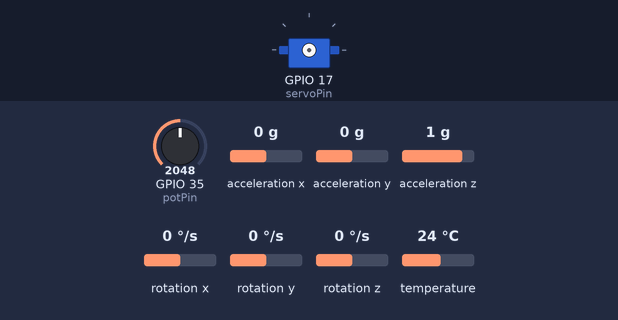
This sketch was run on a simulated ESP32. Parts: servo. Inputs (shaded band) come from the test bench; at power-on: GPIO 35 (potPin) = 2048, acceleration x 0 g, acceleration y 0 g, acceleration z 1 g, rotation x 0 °/s, rotation y 0 °/s, rotation z 0 °/s, temperature 24 °C (analog values on the 0–4095 scale). Servo pulses on a pin are drawn as a servo (544–2400 µs = 0–180°); what the sketch prints to the serial monitor is not drawn.

Above: at 0.0 s.
At 15.2 s:
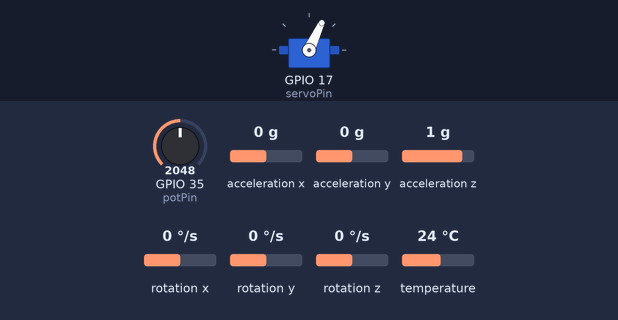
At 16.8 s:
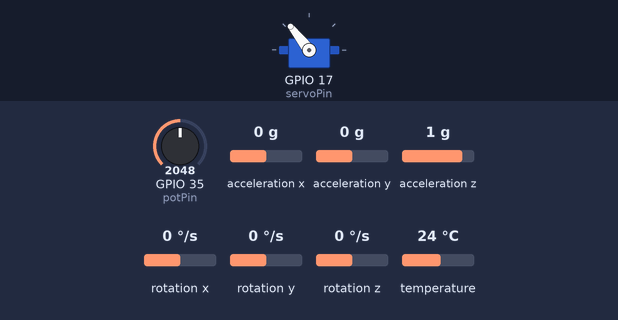
Timing chart, 0 to 19.8 s (numbered marks = the images above):
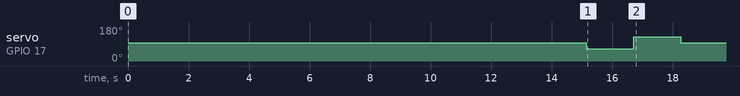

The sketch:

control_moderno.ino
```cpp
// control observador

//-------------------------Librerias---------------------------------
#include <Adafruit_MPU6050.h>
#include <Adafruit_Sensor.h>
#include <Wire.h>
#include "driver/mcpwm.h"

//-------------------------Variables---------------------------------
//Pines
const int servoPin = 17;
const int potPin = 35;

//Variables Pote
int potMin = 4095;
int potMax = 0;

//Variables Servo
const int minPulseUs = 500;   // 0.5 ms
const int maxPulseUs = 2450;  // 2.45 ms

const int servo_freq = 50; //El servo MG996R usa pwm de 50Hz
const int angleMin = 60;
const int angleMax = 120;

//Variables IMU
Adafruit_MPU6050 mpu;
float anguloRotAnt = 0;
float alpha = 0.02;

const int periodoMuestreo = 20;   //cada cuanto tiempo se toman muestras en milisegundos
unsigned long tiempoMuestra = 0;

const float angServoEq = 90;

float theta0 = 0;
float gyroX_offset = 0;

//Variables Control
float theta = 0  ;          //theta actual
float u = 0;                //u actual
float u_1=0;                //u-1 anterior
float u_print=0;            //para enviar a imprimir
float theta_e  = 0;         //theta estimada

const int zona_muerta = 4.2;

const unsigned long periodoMuestreo_us = 20000;
unsigned long tiempoMuestra_us = 2;

//Observador
float xe[4] = {0  , 0 , 0  , 0};      // vector de estados estimados Xe
float xe_1[4] = {0  , 0 , 0  , 0};    // vector de estados estimados Xe-1 anterior

float A_fila1[4] = {-1.394192024, -1.538948837, -26.62570789, 5.371708153};
float A_fila2[4] = {0.4787932776, 0.4599361115, 9.286705209, -1.361683934};
float A_fila3[4] = {0.05836927409, -0.004225844645, 1.817082701, 0.8339982901};
float A_fila4[4] = {-0.02566502655, 0.001858107998, -0.4068710149, 1.045291113};

float B_fila1[2] = {0, -126.7376687};
float B_fila2[2] = {0, 32.12695893};
float B_fila3[2] = {0, 3.916569758};
float B_fila4[2] = {0.125, -1.722119529};

float Cd[4] = {-0.03013174712, -0.09990423655, 0.04238446398, 0};
float K[4]  = {-2.086974155e-09, -0.001195349636, 0.02202631879, 1.468740554};

float const const_u = 1;

//--------------------------------------------------------------------

void setup() {

  Serial.begin(115200);
  delay(500);

  //--------------------Configuracion del Pote-------------------------------------
  pinMode(potPin, INPUT);
  analogReadResolution(12);

  //--------------------Configuracion del Servo-------------------------------------
  mcpwm_gpio_init(MCPWM_UNIT_0, MCPWM0A, servoPin);
  mcpwm_config_t pwm_config;
  pwm_config.frequency = servo_freq;
  pwm_config.cmpr_a = 0;
  pwm_config.cmpr_b = 0;
  pwm_config.counter_mode = MCPWM_UP_COUNTER;
  pwm_config.duty_mode = MCPWM_DUTY_MODE_0;
  mcpwm_init(MCPWM_UNIT_0, MCPWM_TIMER_0, &pwm_config);

  //------------------------Inicializacion de la IMU--------------------------------
  // Try to initialize!
  if (!mpu.begin()) {
    Serial.println("Failed to find MPU6050 chip");
    while (1) {
      delay(100);
    }
  }
  Wire.setClock(400000);
  Serial.println("MPU6050 Found!");
  // set accelerometer range to +-8G
  mpu.setAccelerometerRange(MPU6050_RANGE_8_G);
  // set gyro range to +- 500 deg/s
  mpu.setGyroRange(MPU6050_RANGE_500_DEG);
  // set filter bandwidth to 5-10-21-44-94-184-260 Hz
  mpu.setFilterBandwidth(MPU6050_BAND_44_HZ);
  delay(50);

  //-------------------------Calibracion---------------------------------
  calibrar();
  delay(1000);
  //tiempoMuestra = millis();
  tiempoMuestra_us = micros();
}

void loop() {
  sensors_event_t a, g, temp;
  unsigned long tiempoActual_us = micros();
  //unsigned long tiempoActual = millis();

  //if((tiempoActual - tiempoMuestra >= periodoMuestreo))
  if (tiempoActual_us - tiempoMuestra_us >= periodoMuestreo_us)
  {
    float dt = (tiempoActual_us - tiempoMuestra_us) / 1000000.0f;
    tiempoMuestra_us += periodoMuestreo_us;

    //Mido el pote
    unsigned long a0 = micros();
    int potValor = analogRead(potPin);
    float phi = map(potValor, potMin, potMax, angleMin, angleMax);

    //Mido IMU
    mpu.getEvent(&a, &g, &temp);

    float gyrox = g.gyro.x - gyroX_offset;
    //float dt = (tiempoActual - tiempoMuestra) / 1000.0f;
    float anguloRotG = anguloRotAnt + gyrox*dt;
    float anguloRotA = atan2(a.acceleration.y,a.acceleration.z);
    float anguloRot = (1-alpha)*anguloRotG + alpha*anguloRotA;

    anguloRotAnt = anguloRot;
    theta = (anguloRot*RAD_TO_DEG-theta0);  // theta0 el error sistematico de la IMU

    //Control
    control_moderno(theta, &theta_e, &u_1,&u_print);

    //Imprimir datos
    Serial.print(theta, 3);
    Serial.print("\t");
    Serial.print(theta_e, 3);
    Serial.print("\t");
    Serial.println(u_print, 3);

    //tiempoMuestra = tiempoActual;
    //tiempoMuestra_us = tiempoActual_us;
  }
}

//-------------------Funciones Control-------------------------------

void control_moderno(float theta,  float* theta_e, float* u_1, float* u_print)
{
  xe[0]= (A_fila1[0]*xe_1[0]+ A_fila1[1]*xe_1[1]+A_fila1[2]*xe_1[2]+A_fila1[3]*xe_1[3]) + B_fila1[0]* (*u_1) + B_fila1[1]*theta;
  xe[1]= (A_fila2[0]*xe_1[0]+ A_fila2[1]*xe_1[1]+A_fila2[2]*xe_1[2]+A_fila2[3]*xe_1[3]) + B_fila2[0]* (*u_1) + B_fila2[1]*theta;
  xe[2]= (A_fila3[0]*xe_1[0]+ A_fila3[1]*xe_1[1]+A_fila3[2]*xe_1[2]+A_fila3[3]*xe_1[3]) + B_fila3[0]* (*u_1) + B_fila3[1]*theta;
  xe[3]= (A_fila4[0]*xe_1[0]+ A_fila4[1]*xe_1[1]+A_fila4[2]*xe_1[2]+A_fila4[3]*xe_1[3]) + B_fila4[0]* (*u_1) + B_fila4[1]*theta;

  float u = -const_u*(K[0]*xe[0]+K[1]*xe[1]+K[2]*xe[2]+K[3]*xe[3]);
  float theta_est = Cd[0]*xe[0]+Cd[1]*xe[1]+Cd[2]*xe[2]+Cd[3]*xe[3];

  xe_1[0]= xe[0];
  xe_1[1]= xe[1];
  xe_1[2]= xe[2];
  xe_1[3]= xe[3];

  // Resto la zona muerta cuando se sale
  float u_zm;
  if (u > zona_muerta) {
    u_zm = u - zona_muerta;
  }
  else if (u < -zona_muerta){
    u_zm = u + zona_muerta;
  }
  else{
    u_zm = 0;
  }

  float u_sat = constrain(u_zm, angleMin - angServoEq, angleMax - angServoEq);

  *u_1 = u_sat;
  *u_print = u_sat;
  *theta_e = theta_est;

  moverServo(u_sat + angServoEq);
}


//-------------------Funcion Calibracion-----------------------------
void calibrarIMU() {
  Serial.println("Calibrando IMU...");
  delay(500);

  float sumatoriaAngulos = 0;
  float sumatoriaGyro = 0;
  int muestras = 500;
  sensors_event_t a, g, temp;

  for (int i = 0; i < muestras; i++) {
    mpu.getEvent(&a, &g, &temp);
    //Calibrar angulo en equilibrio
    float anguloRotA = atan2(a.acceleration.y, a.acceleration.z); //Solo el acelerometro pq ta quieto
    sumatoriaAngulos += (anguloRotA * 180.0 / PI);
    //Calibrar offset del giroscopio
    sumatoriaGyro += g.gyro.x;
    delay(20);
  }

  theta0 = sumatoriaAngulos / muestras; //promedio
  gyroX_offset = sumatoriaGyro / muestras;

  anguloRotAnt = theta0 * PI / 180.0;

  Serial.print("Calibracion exitosa, Nuevo theta0: ");
  Serial.print(theta0);
  Serial.print("\t Offset Gyro: ");
  Serial.println(gyroX_offset);
}

void calibrar() {
  calibrarIMU();

  moverServo(angServoEq);
  delay(3000);

  Serial.println("Valores antes de Calibrar");
  Serial.println(potMin);
  Serial.println(potMax);

  long suma = 0;
  int muestras = 500;

  moverServo(angleMin);
  delay(1000);

  for (int i = 0; i < muestras; i++) {
    suma += analogRead(potPin);
    delay(1);
  }
  int potValor = suma/muestras;

  potMax = max(potMax, potValor);
  potMin = min(potMin, potValor);

  moverServo(angleMax);
  delay(1000);

  suma = 0;
  for (int i = 0; i < muestras; i++) {
    suma += analogRead(potPin);
    delay(1);
  }
  potValor = suma/muestras;

  potMax = max(potMax, potValor);
  potMin = min(potMin, potValor);

  Serial.println("Valores despues de Calibrar");
  Serial.println(potMin);
  Serial.println(potMax);

  moverServo(angServoEq);
  delay(2000);
}

//----------------Funciones para movimiento del Servo----------------
void moverServo(float theta) {
  theta = constrain(theta, angleMin, angleMax);
  float ang = theta + 6.0f;
  uint32_t pulso_us = (uint32_t)(minPulseUs + (ang / 180.0f) * (maxPulseUs - minPulseUs));

  mcpwm_set_duty_in_us(MCPWM_UNIT_0, MCPWM_TIMER_0, MCPWM_OPR_A, pulso_us);
}

//-----------------------Envio de datos a MATLAB-------------------------
void matlab_send(float dato1, float dato2, float dato3){
  //Serial.write("abcd");
  Serial.write(97);
  Serial.write(98);
  Serial.write(99);
  Serial.write(100);

  byte * b0 = (byte *) &dato1;
  Serial.write(b0,4);

  byte * b1 = (byte *) &dato2;
  Serial.write(b1,4);

  byte * b2 = (byte *) &dato3;
  Serial.write(b2,4);
}
```
